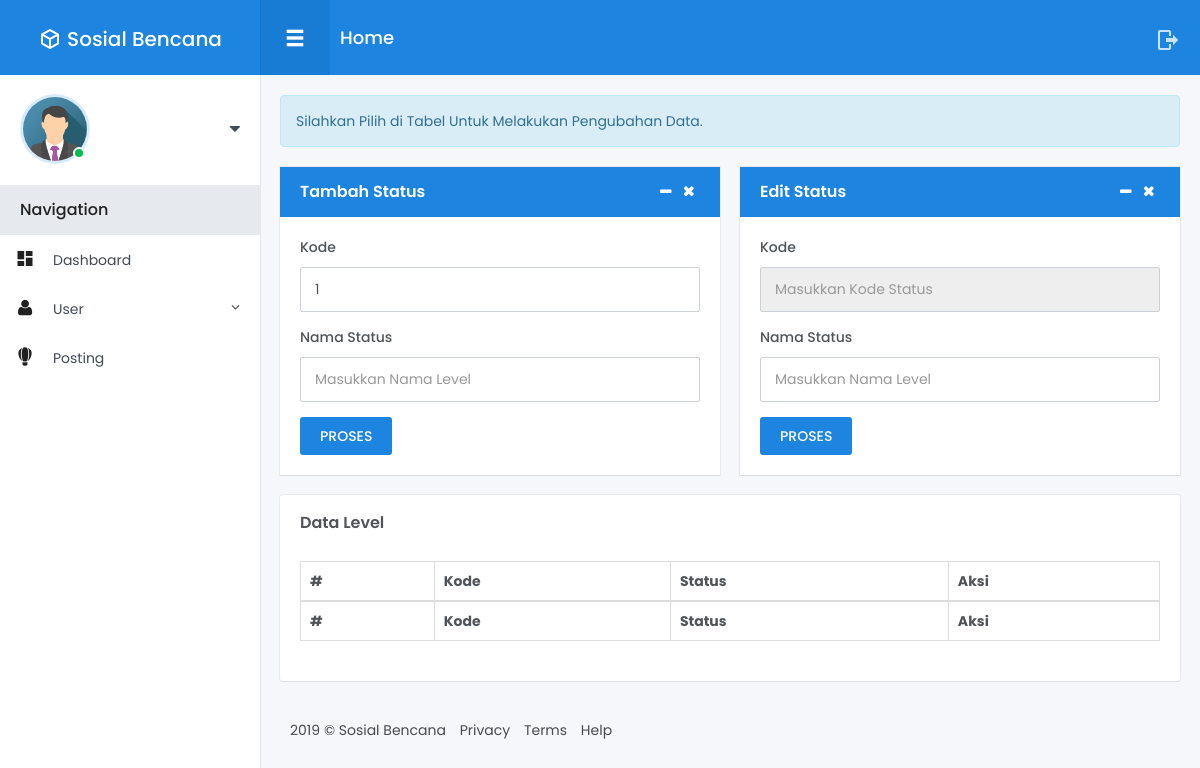
Before: /index.php/admin/statususer with the older database file.
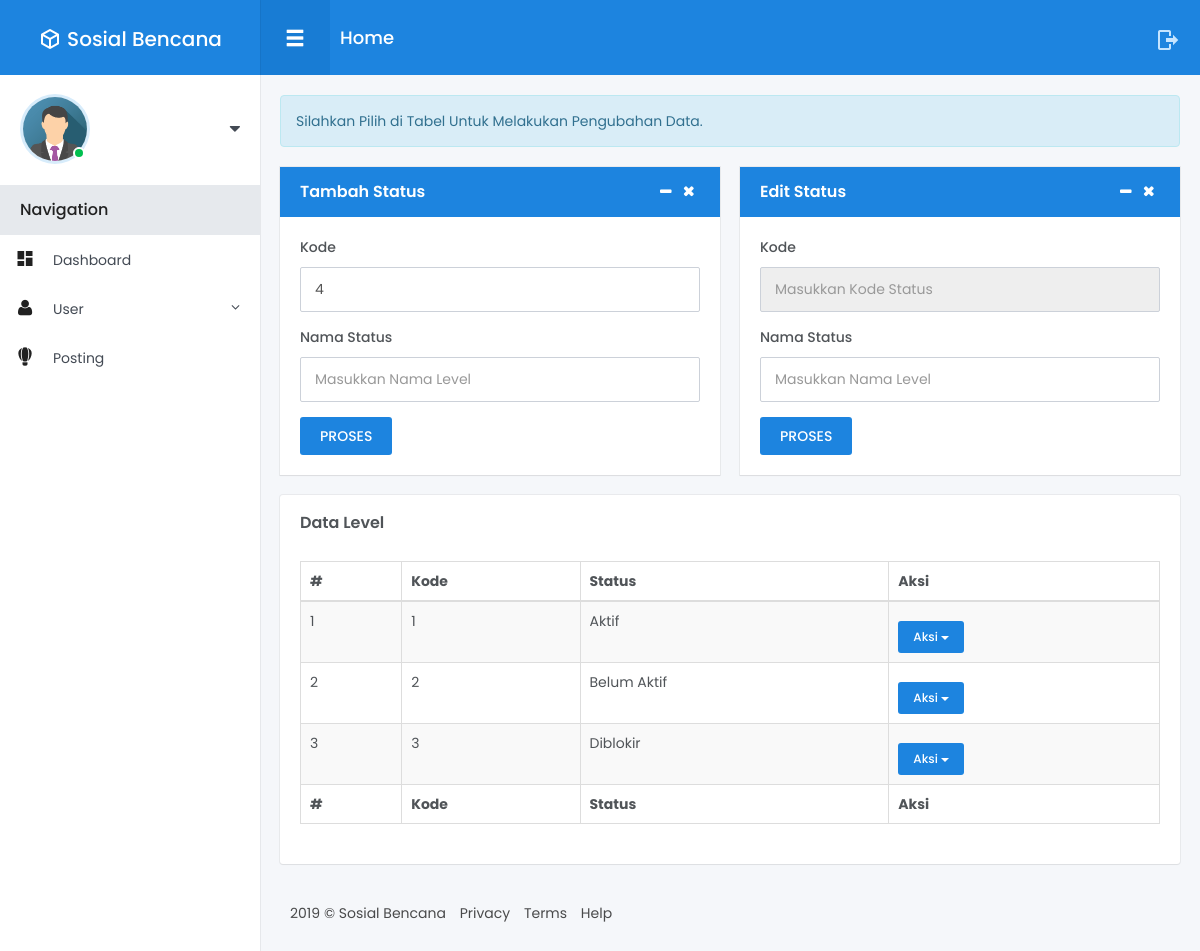
After: the same page with the newer database file.
### tables this page shows
CREATE TABLE `status` (
  `id_status` int(11) NOT NULL,
  `kode_status` int(11) NOT NULL,
  `nama_status` varchar(50) NOT NULL,
  `tanggal` timestamp NOT NULL DEFAULT CURRENT_TIMESTAMP ON UPDATE CURRENT_TIMESTAMP
);

### application/controllers/Admin.php (called while the page is built, shortened)
<?php
class Admin extends CI_Controller {
	public function __construct()
	{
		$this->load->model('Admin_model');
		$this->load->model('Jumlah_model');
    }
    public function statususer()
    {
        $data1 = $this->Admin_model->dataStatus()->result_array();
        $data2 = $this->Jumlah_model->jumlahStatus();
        $data = array(
            'status' => $data1,
            'jumlahstatus' => $data2+1,
        );
        $this->load->view('Admin/User/statususer', $data);
    }
}

### index.php (called while the page is built, shortened)
<?php
require_once BASEPATH.'core/CodeIgniter.php';

### application/models/Admin_model.php (called while the page is built, shortened)
<?php
class Admin_model extends CI_Model {
    public function dataStatus()
    {
        $this->db->select('*');
        $this->db->from('status');
        return $this->db->get();
    }
}

### application/views/Admin/User/statususer.php (the view, shortened to what this page needs)
<!DOCTYPE html>
<html lang="en">
<head>
</head>
<body>
<div class="main-menu">
	<header class="header">
	</header>
	<div class="content">
	</div>
</div>
<div class="fixed-navbar">
</div>
<div id="wrapper">
	<div class="main-content">
		<div class="row small-spacing">
			<div class="col-lg-12">
				<div class="alert alert-info" role="alert"> Silahkan Pilih di Tabel Untuk Melakukan Pengubahan Data.</div>
			</div>
            <div class="col-lg-6">
				<div class="box-content card danger js__card">
					<h4 class="box-title bg-primary with-control">
						Tambah Status
						<span class="controls">
							<button type="button" class="control fa fa-minus js__card_minus"></button>
							<button type="button" class="control fa fa-times js__card_remove"></button>
						</span>
					</h4>
					<div class="card-content js__card_content">
						<?php echo form_open('admin/pt_statususer', array('autocomplete' => 'off')); ?>
							<div class="form-group">
								<label>Kode</label>
								<input type="text" class="form-control" name="kode" value="<?php echo set_value('kode', $jumlahstatus); ?>">
							</div>
							<div class="form-group">
								<label>Nama Status</label>
								<input type="text" class="form-control" name="status" placeholder="Masukkan Nama Level" value="<?php echo set_value('status'); ?>">
							</div>
							<button type="submit" class="btn btn-primary btn-sm waves-effect waves-light">PROSES</button>
						<?php echo form_close(); ?>
					</div>
				</div>
			</div>
            <div class="col-lg-6">
				<div class="box-content card danger js__card">
					<h4 class="box-title bg-primary with-control">
						Edit Status
						<span class="controls">
							<button type="button" class="control fa fa-minus js__card_minus"></button>
							<button type="button" class="control fa fa-times js__card_remove"></button>
						</span>
					</h4>
					<div class="card-content js__card_content">
						<?php echo form_open('admin/pu_statususer', array('autocomplete' => 'off')); ?>
							<div class="form-group">
								<label>Kode</label>
								<input type="text" class="form-control" name="kode" id="kode" placeholder="Masukkan Kode Status" value="<?php echo set_value('kode'); ?>" readonly>
							</div>
							<div class="form-group">
								<label>Nama Status</label>
								<input type="text" class="form-control" name="status" id="status" placeholder="Masukkan Nama Level" value="<?php echo set_value('status'); ?>">
							</div>
							<button type="submit" class="btn btn-primary btn-sm waves-effect waves-light">PROSES</button>
						<?php echo form_close(); ?>
					</div>
				</div>
			</div>
            <div class="col-lg-12">
				<div class="box-content">
					<h4 class="box-title">Data Level</h4>
					<table id="example" class="table table-striped table-bordered table-hover display" style="width:100%">
						<thead>
							<tr>
								<th>#</th>
								<th>Kode</th>
								<th>Status</th>
								<th>Aksi</th>
							</tr>
						</thead>
						<tfoot>
							<tr>
								<th>#</th>
								<th>Kode</th>
								<th>Status</th>
								<th>Aksi</th>
							</tr>
						</tfoot>
						<tbody>
                            <?php
                            $no=1;
                            foreach($status as $status):
                            ?>
                            <tr>
                                <td><?php echo $no++; ?></td>
                                <td><?php echo $status['kode_status']; ?></td>
                                <td><?php echo $status['nama_status']; ?></td>
                                <td>
									<div class="btn-group margin-top-10">
										<button type="button" class="btn btn-xs btn-block btn-primary dropdown-toggle" data-toggle="dropdown" aria-haspopup="true" aria-expanded="false">Aksi <span class="caret"></span></button>
									</div>
                                </td>
                            </tr>
                            <?php endforeach; ?>
                        </tbody>
					</table>
				</div>
			</div>
		</div>
		<footer class="footer">
		</footer>
	</div>
</div>
</body>
</html>

Changed rows visible on the page:
added status: kode_status "1", nama_status "Aktif"
added status: kode_status "2", nama_status "Belum Aktif"
added status: kode_status "3", nama_status "Diblokir"
Other visible differences:
form field kode: "1" → "4"
